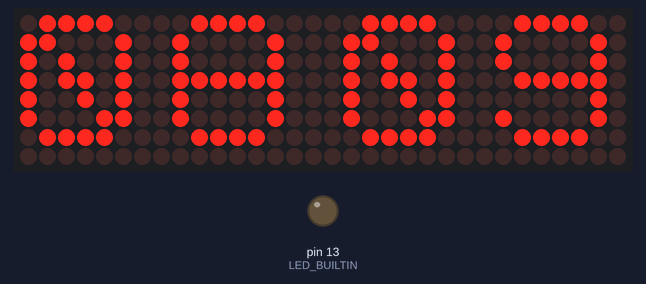
This program was run on a simulated Arduino Uno, built with avr-gcc and run on an emulated ATmega328P. Parts: 32×8 LED matrix, output pins drawn as LEDs (lit = HIGH). What the program prints to the serial monitor is not drawn.

Above: at 0.1 s.
At 32.6 s:
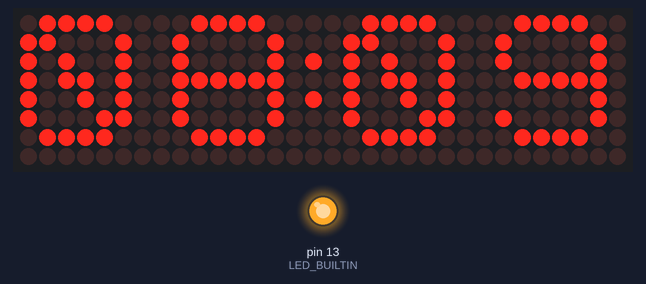
At 65.1 s:
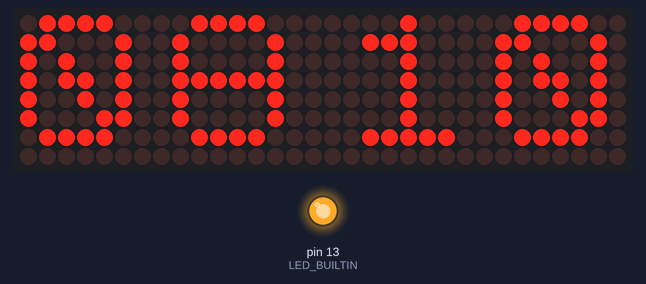
At 129.1 s:
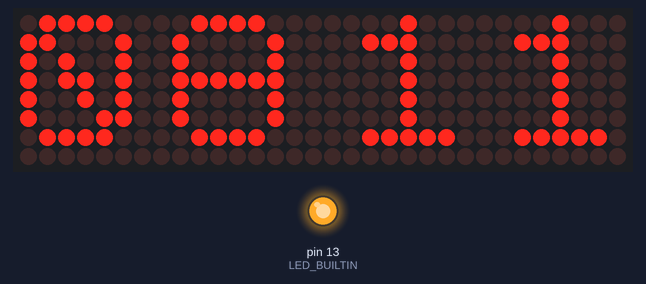
Timing chart, 0 to 130.0 s (numbered marks = the images above):
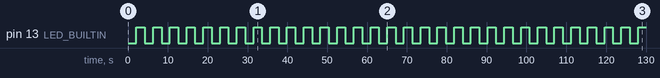

The program:

main.cpp
```cpp
#include <Arduino.h>

#include <SoftwareSerial.h>

//Mario's Ideas
//MAX7219 - using Led Control library to display 8x8 bitmap
#include <LedControl.h>

#define SEND_SERIAL

#ifdef SEND_SERIAL
#define sendSerial(txt) { Serial.write(txt); }
#endif

int DIN = 8;
int CS = 9;
int CLK = 10;
LedControl lc= LedControl(DIN, CLK, CS,4);
int h,m,s,ms,hs = 0;

byte digits[10][8]={
  {B01111000, //0
   B11000100,
   B10100100,
   B10110100,
   B10010100,
   B10001100,
   B01111000,
   B00000000},
  {B00010000, //1
   B01110000,
   B00010000,
   B00010000,
   B00010000,
   B00010000,
   B01111100,
   B00000000},
  {B01111000, //2
   B10000100,
   B00000100,
   B01111000,
   B10000000,
   B10000000,
   B11111100,
   B00000000},
  {B01111000, //3
   B10000100,
   B00000100,
   B00111000,
   B00000100,
   B10000100,
   B01111000,
   B00000000},
  {B00010000, //4
   B00110000,
   B01010000,
   B10010000,
   B11111100,
   B00010000,
   B00010000,
   B00000000},
  {B11111100, //5
   B10000000,
   B10111000,
   B11000100,
   B00000100,
   B10000100,
   B01111000,
   B00000000},
  {B01111000, //6
   B10000100,
   B10000000,
   B11111000,
   B10000100,
   B10000100,
   B01111000,
   B00000000},
  {B11111000, //7
   B10001000,
   B00010000,
   B00010000,
   B00100000,
   B00100000,
   B00100000,
   B00000000},
  {B01111000, //8
   B10000100,
   B10000100,
   B11111100,
   B10000100,
   B10000100,
   B01111000,
   B00000000},
  {B01111000, //9
   B10000100,
   B10000100,
   B01111100,
   B00000100,
   B10000100,
   B01111000,
   B00000000}
};

void refreshDisplay();
void drawNumber(int, int, int, int);
void tikClock();

void setup() {
  Serial.begin(9600);
  for (int d=0; d<4; d++) {
    lc.shutdown(d,false);
    lc.setIntensity(d,0);
    lc.clearDisplay(d);
    h = 8;
    m = 9;
  }

  pinMode(LED_BUILTIN, OUTPUT);
  refreshDisplay();

  TCCR0A=(1<<WGM01);    //Set the CTC mode

  // OCR0A = (cLK)/PSC) * T - 1
  // CLK: Clock speed (16 MHz) = 16 10^6 Hz
  // PSC = [1 | 8 | 64 | 256]
  // T: Desired time period in seconds

  // OCR0A = (16e6/64) * 1e-3 - 1 =>
  // OCR0A = 249
  OCR0A=0xF9; //Value for ORC0A for 1ms

  TIMSK0|=(1<<OCIE0A);   //Set the interrupt request
  sei(); //Enable interrupt

  TCCR0B|=(1<<CS01);    //Set the prescale 1/64 clock
  TCCR0B|=(1<<CS00);

}

ISR(TIMER0_COMPA_vect){    //This is the interrupt request
  tikClock();
}

void drawNumber(int num, int col, int dots, int offset) {
  int d = num / 10;
  int u = num % 10;

  for (int row=0; row<8; row++) {
    int vd = digits[d][row] >> offset;
    int vu = digits[u][row] >> offset;
    if (dots > 0 && (row == 2 || row == 4)) {
      vu |= 1;
    }
    lc.setRow(col, row, vd);
    lc.setRow(col-1, row, vu);

  }
}

char buf[256];

void refreshDisplay() {
  drawNumber(h, 3, hs, 0);
  drawNumber(m, 1, 0, 1);
}

void tikClock() {

  ms = (ms + 1) % 500;

  if (ms == 0) {
    hs = (hs + 1) % 2;

    if (hs == 0) {
      s = (s + 1) % 60;

      if (s == 0) {
        m = (m + 1) % 60;

        if (m == 0) {
          h = (h + 1) % 24;
        }
      }
    }
  }
}

void blink_LED() {
  static bool isON = false;
  static int count = 0;

  count++;
  if (count == 10) {
    count = 0;
    if (isON) {
      isON = false;
      digitalWrite(LED_BUILTIN, LOW);
      sprintf(buf, "%02d:%02d:%02d\r", h, m, s);
      sendSerial(buf);
    } else {
      isON = true;
      digitalWrite(LED_BUILTIN, HIGH);
    }
  }
}
void loop() {
  delay(200);
  refreshDisplay();
  blink_LED();
}
```

Measured:
- by itself, pin 13 (LED_BUILTIN): alternates HIGH for 2.1 s and LOW for 2.1 s
- what the display in image 1 shows lasts 0.7 s, from 32.5 s to 33.2 s
